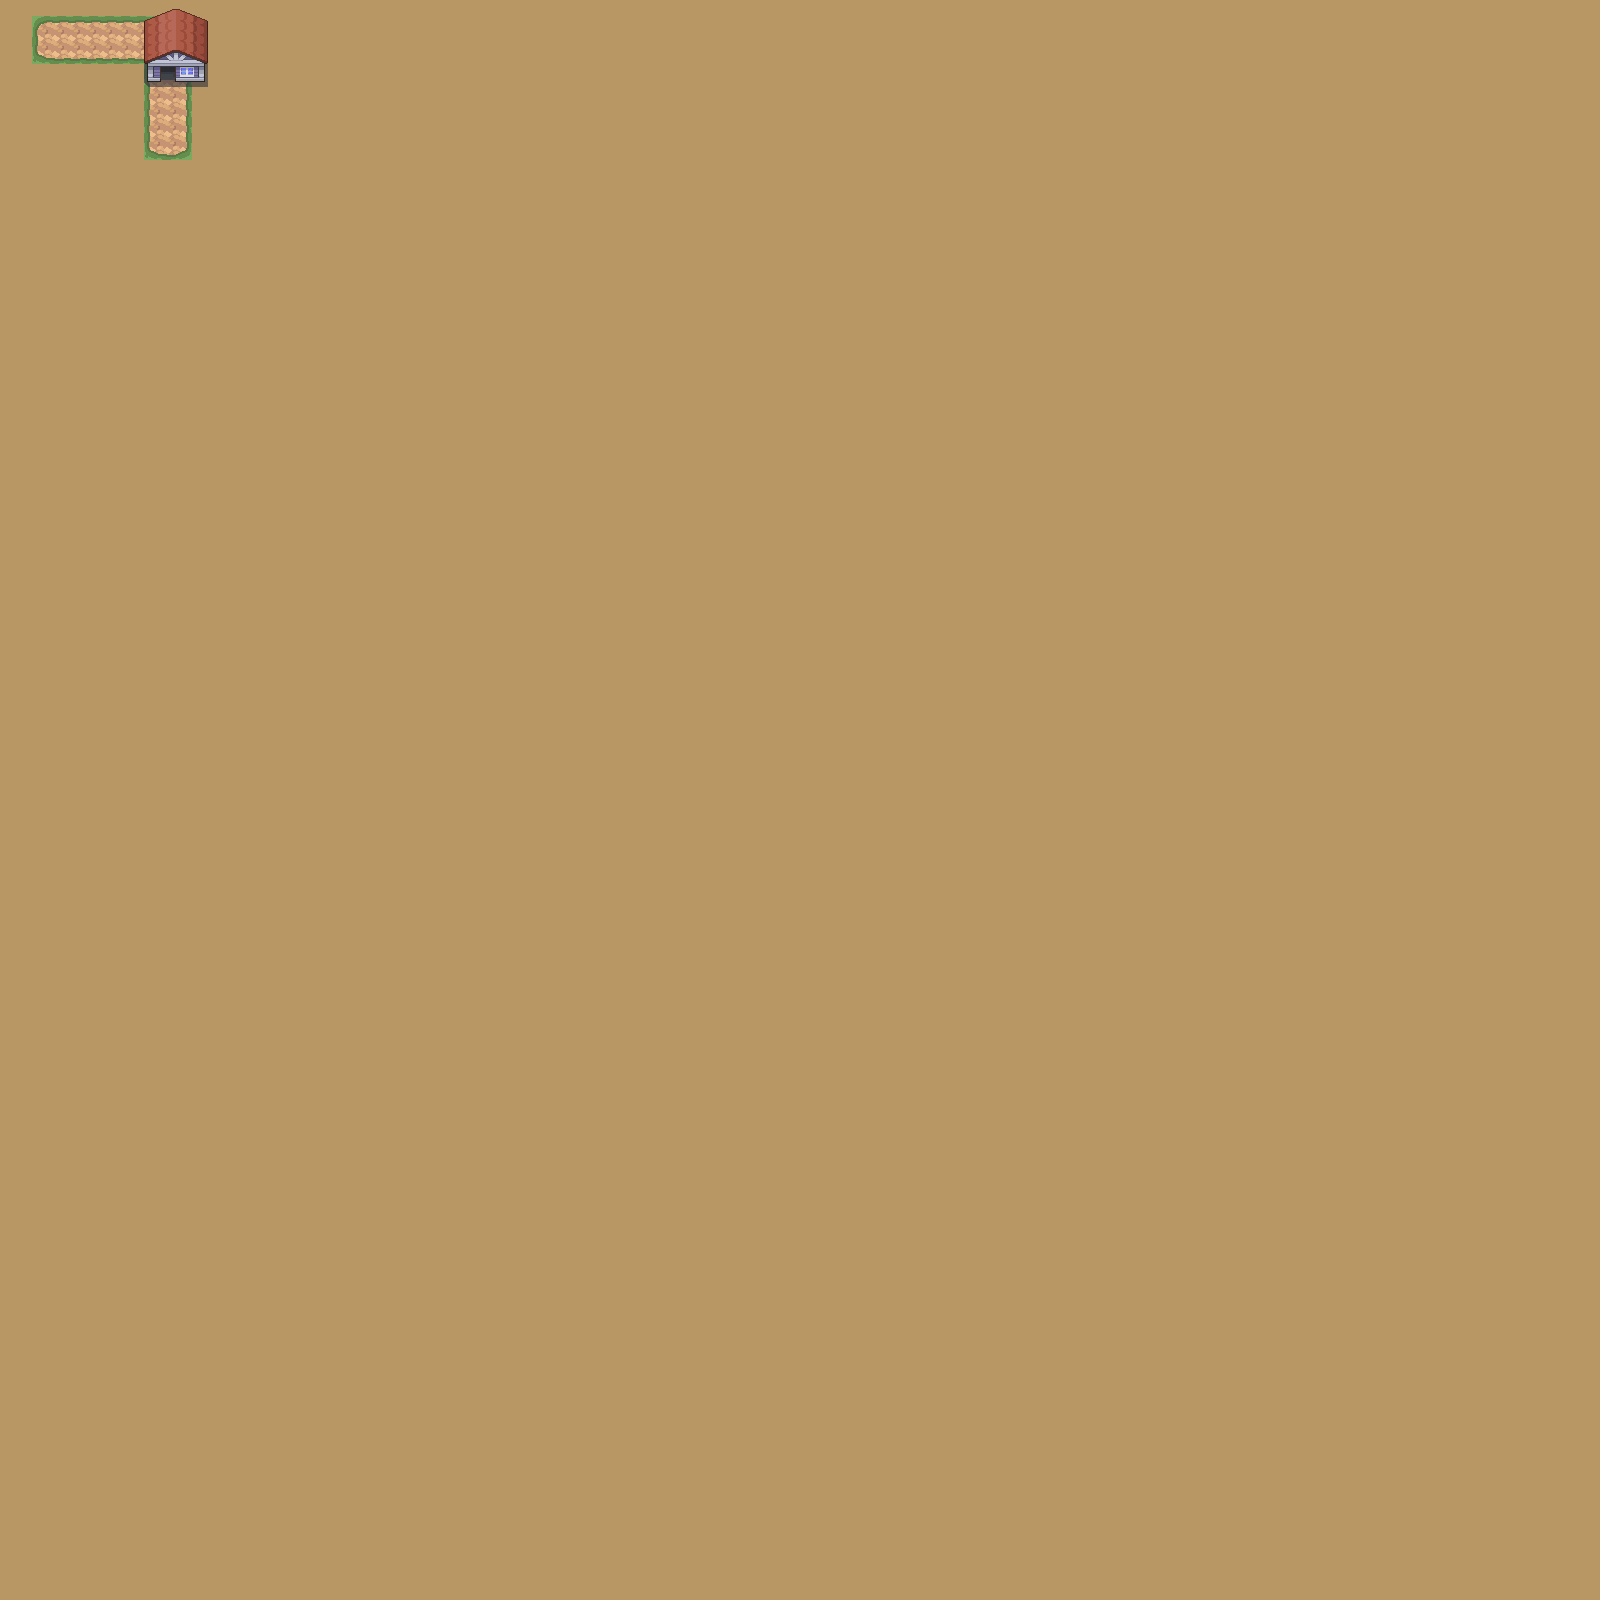

A level layout from a 2D game, rendered from its tile map. Below: a short description, then the map file with tile-grid data replaced by summaries:
An orthogonal 100x100 tile map with 16x16 px tiles, 3 tile layers (ground, way, house).

<map version="1.10" tiledversion="1.11.2" orientation="orthogonal" renderorder="right-down" width="100" height="100" tilewidth="16" tileheight="16" infinite="0" nextlayerid="4" nextobjectid="1">
 <tileset firstgid="1" source="tileset/tileset_pokemon_sdk.tsx" />
 <layer id="2" name="ground" width="100" height="100">
  <data>[10000 cells, 10000 non-empty, 2 distinct tile ids]</data>
 </layer>
 <layer id="1" name="way" width="100" height="100">
  <data>[10000 cells, 48 non-empty, 9 distinct tile ids]</data>
 </layer>
 <layer id="3" name="house" width="100" height="100">
  <data>[10000 cells, 24 non-empty, 24 distinct tile ids]</data>
 </layer>
</map>
